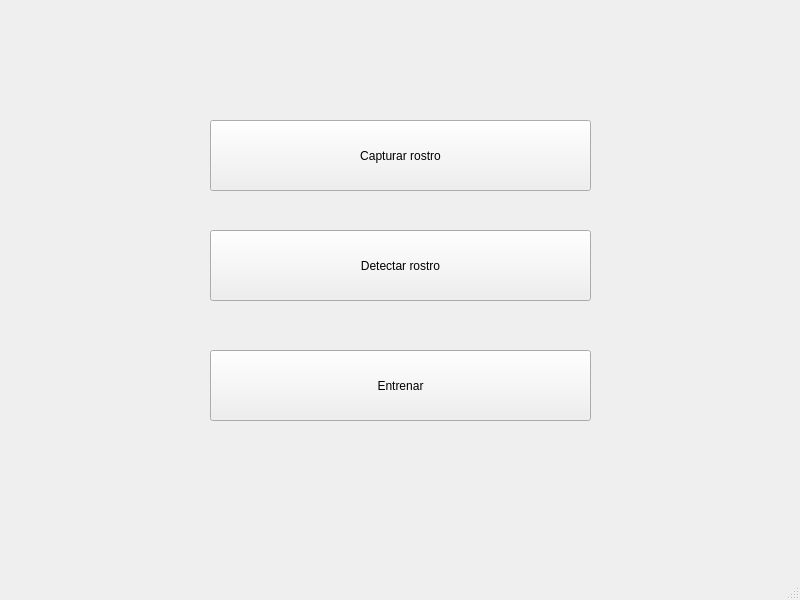
<?xml version="1.0" encoding="UTF-8"?>
<ui version="4.0">
 <class>MainWindow</class>
 <widget class="QMainWindow" name="MainWindow">
  <property name="geometry">
   <rect>
    <x>0</x>
    <y>0</y>
    <width>800</width>
    <height>600</height>
   </rect>
  </property>
  <property name="windowTitle">
   <string>MainWindow</string>
  </property>
  <widget class="QWidget" name="centralwidget">
   <widget class="QPushButton" name="capturar_rostro">
    <property name="geometry">
     <rect>
      <x>210</x>
      <y>120</y>
      <width>381</width>
      <height>71</height>
     </rect>
    </property>
    <property name="text">
     <string>Capturar rostro</string>
    </property>
   </widget>
   <widget class="QPushButton" name="detectar_rostro">
    <property name="geometry">
     <rect>
      <x>210</x>
      <y>230</y>
      <width>381</width>
      <height>71</height>
     </rect>
    </property>
    <property name="text">
     <string>Detectar rostro</string>
    </property>
   </widget>
   <widget class="QPushButton" name="entrenar">
    <property name="geometry">
     <rect>
      <x>210</x>
      <y>350</y>
      <width>381</width>
      <height>71</height>
     </rect>
    </property>
    <property name="text">
     <string>Entrenar</string>
    </property>
   </widget>
  </widget>
  <widget class="QStatusBar" name="statusbar"/>
 </widget>
 <resources/>
 <connections/>
</ui>
